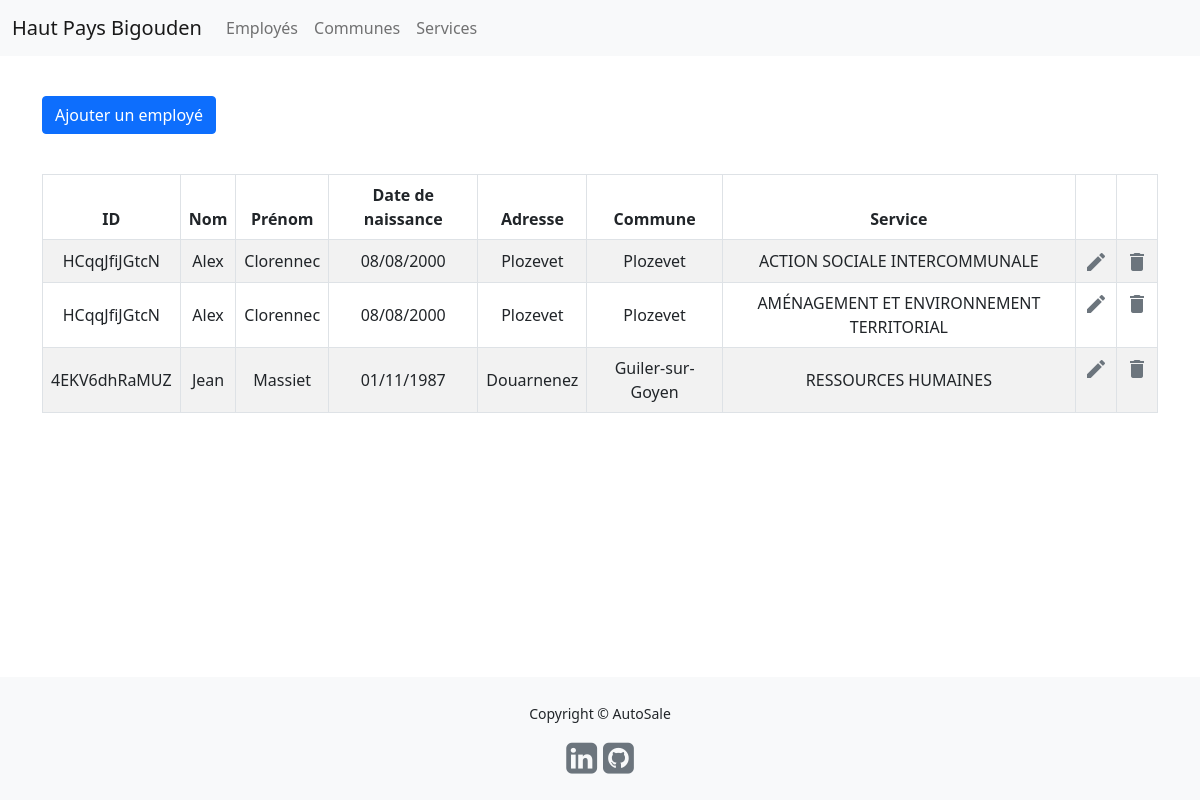
The app's page /employe/ with its own data.
### tables this page shows
CREATE TABLE Employe (employeId VARCHAR(100) PRIMARY KEY,communeId INTEGER,nom VARCHAR(50),prenom VARCHAR(50),ddn DATE,adresse VARCHAR(100),FOREIGN KEY(communeId) REFERENCES Commune);

### routes/employe.py (the view)
@employe.route('/')
def index():
    employes = lire_employes()
    return render_template("employe.index.html", employes=employes)

### db/src/dataBase.py (called while the page is built)
def r_requete(requete,remplacement=()):
    con = sql.connect(db)
    cur = con.cursor()
    cur.execute(requete,remplacement)
    return cur.fetchall()

### db/src/requests.py (called while the page is built)
def lire_all(table:str):
    return r_requete(f"SELECT * FROM {table}")

def lire_employes(): return lire_all("Employe_full")

### templates/employe.index.html (shortened to what this page needs)
{% extends "template.html" %}
{% block content %}
<a href="{{ url_for('employe.add') }}" class="btn btn-primary">Ajouter un employé</a>
<table class="table table-striped table-bordered mx-auto" style="margin-top: 5vh;">
    <thead>
    <tr>
        <th scope="col" class="text-center">ID</th>
        <th scope="col" class="text-center">Nom</th>
        <th scope="col" class="text-center">Prénom</th>
        <th scope="col" class="text-center">Date de naissance</th>
        <th scope="col" class="text-center">Adresse</th>
        <th scope="col" class="text-center">Commune</th>
        <th scope="col" class="text-center">Service</th>
        <th scope="col"></th>
        <th scope="col"></th>
    </tr>
    </thead>
    <tbody>
        {%for employe in employes%}
        <tr>
            <td class="text-center align-middle"> {{ employe[0] }} </td>
            <td class="text-center align-middle"> {{ employe[1] }} </td>
            <td class="text-center align-middle"> {{ employe[2] }} </td>
            <td class="text-center align-middle"> {{ employe[3] }} </td>
            <td class="text-center align-middle"> {{ employe[4] }} </td>
            <td class="text-center align-middle"> {{ employe[5] }} </td>
            <td class="text-center align-middle"> {{ employe[6] }} </td>
            <td class="text-center">
                <a href="{{ url_for('employe.update', id=employe[0]) }}" aria-disabled="true">
                    <span class="material-icons align-middle text-secondary" >
                    </span>
                </a>
            </td>
            <td class="text-center">
                <a href="{{ url_for('employe.delete', id=employe[0]) }}">
                    <span class="material-icons align-middle text-secondary" >
                    </span>
                </a>
            </td>
        </tr>
        {%endfor%}
    </tbody>
</table>
{% endblock %}

### records on screen
Employe: employeId "HCqqJfiJGtcN", nom "Alex", prenom "Clorennec", ddn "08/08/2000", adresse "Plozevet", employe "ACTION SOCIALE INTERCOMMUNALE", employe "AMÉNAGEMENT ET ENVIRONNEMENT TERRITORIAL"
Employe: employeId "4EKV6dhRaMUZ", nom "Jean", prenom "Massiet", ddn "01/11/1987", adresse "Douarnenez", employe "Guiler-sur-Goyen", employe "RESSOURCES HUMAINES"
